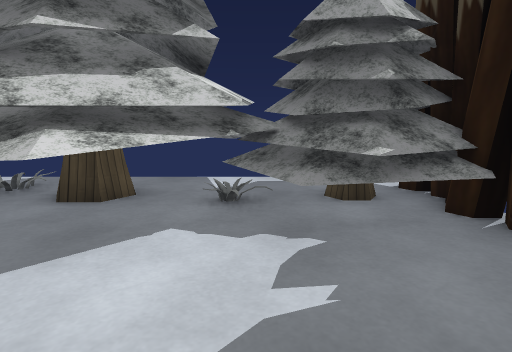
[1] (above)

15 first-person views from a walk through a 3-D level made in the Unity game engine. The camera is 1.5 m above the floor, tilts 8° down and sees 75° across. The floor is counted in squares, 1 m on a side. Each view is taken from the middle of a square. On the plan, view 1 faces up. The plan holds only what a view shows up to about 15 squares ahead; the rest is blank. The place goes on beyond the plan. The player is left out. Some surface patterns are stand-ins.

[2]
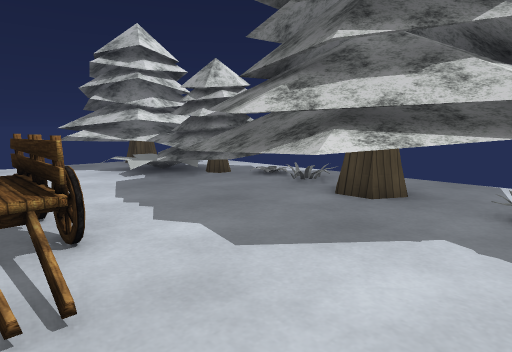

[3]
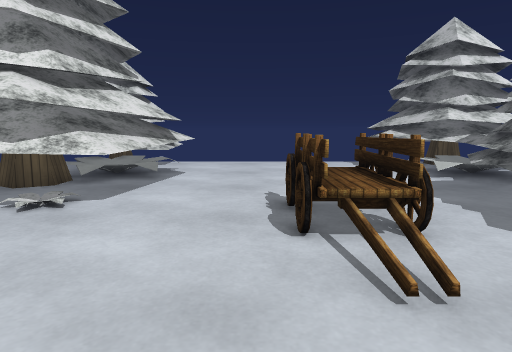

[4]
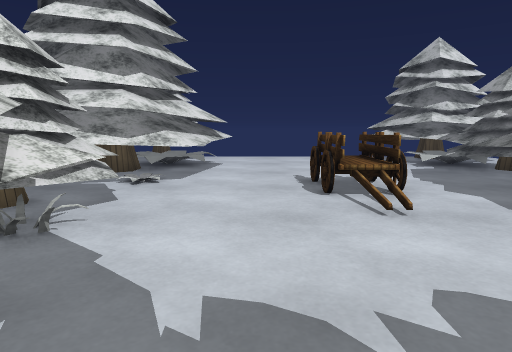

[5]
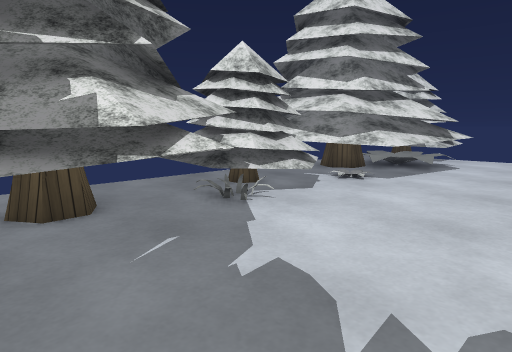

[6]
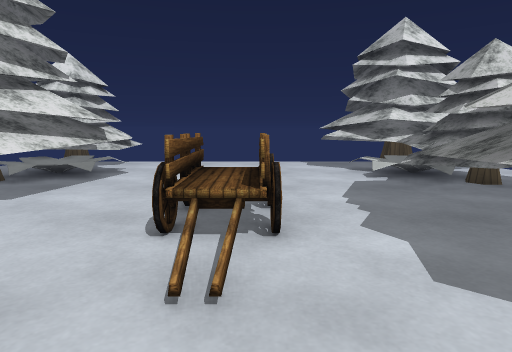

[7]
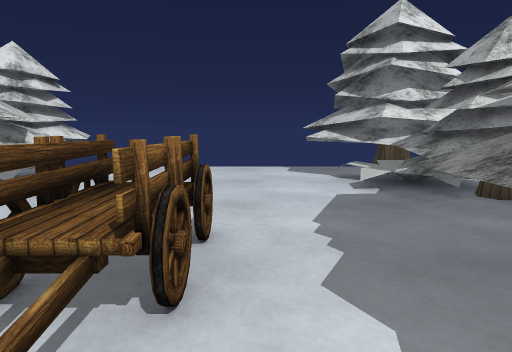

[8]
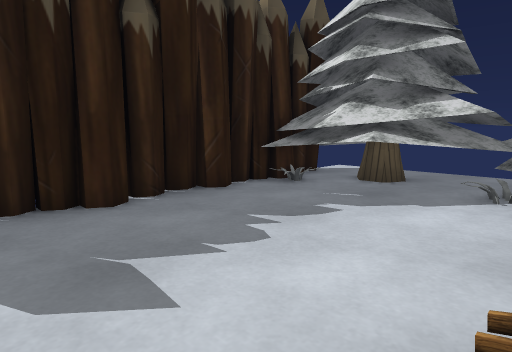

[9]
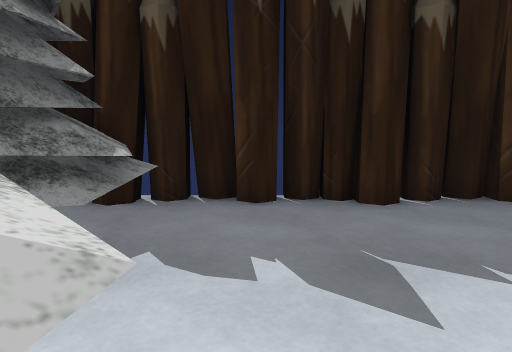

[10]
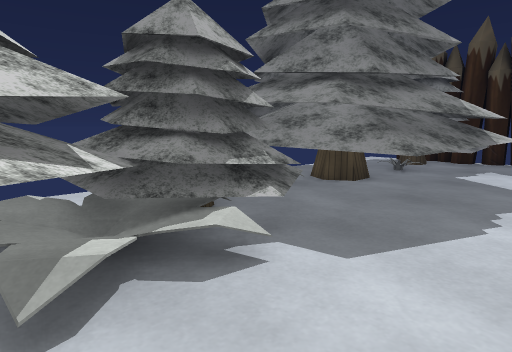

[11]
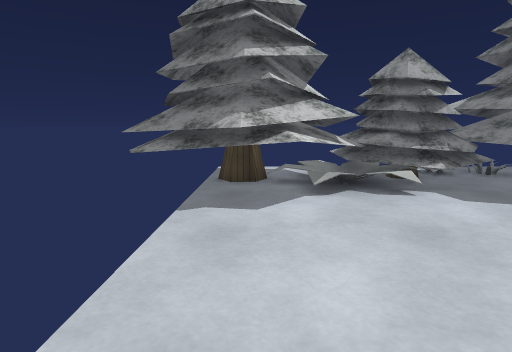

[12]
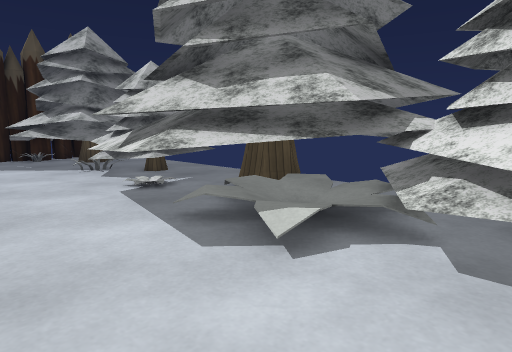

[13]
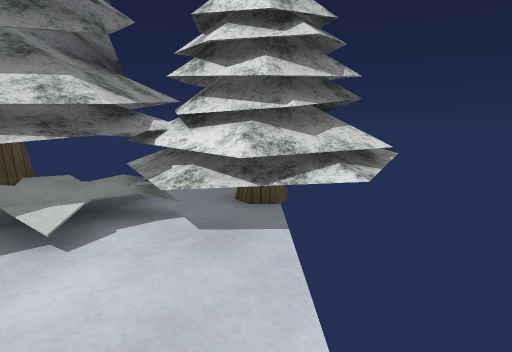

[14]
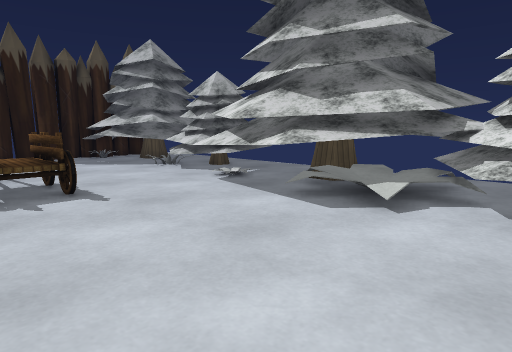

[15]
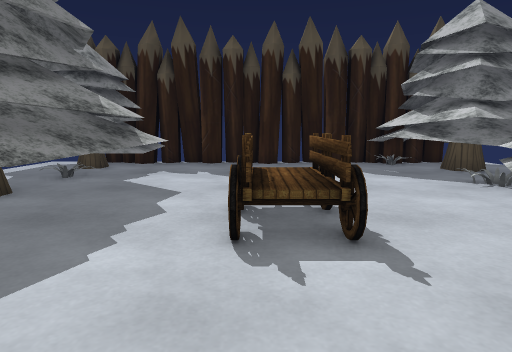

### Floor plan
Key: @ floor where view 1 was taken; # wall or solid block; . main floor; : floor 0.5 m higher than the main floor; = window, fence, low wall or low ledge; v drop or lower ground; T tree; C cart; P plant; O other object.
Columns run from 18 left of view 1 to 5 right of it. Each row starts with its distance up from view 1.
  9    TTTTvT OOT      T
  8  TTTTTTTTTOOT.TT. TTTTT
  7  TTTTTTTTTTTT.TT.TTTTTT
  6 =TTTTTTOTTTTT....TTTTTTO
  5  TTTTTTOT..TTTTTTT.TTT#O
  4  TTTTT......TTTTT.....#O
  3    ...................#O
  2    ...................#O
  1    ........#C#C.......#
  0    ........CCCC...@...OO
 -1    ...................#
 -2    ...................#
 -3    ....TT.............#O
 -4    ....TTTTTT.....TTTT#O
 -5  TTTT.TT.TTPP.TT.TTTTTTO
 -6  TTTTTTTT..PPTTTTTTTTTT
 -7 TTTTTTT:TT.TTTTTTTTTTT
 -8  TT TTT TT TTTTTTTTTT

Positions as (right, up) in squares from view 1, and headings:
1: (0, 0), facing up
2: (0, 0), facing up-left
3: (0, -1), facing left
4: (3, -2), facing left
5: (3, 0), facing down-left
6: (0, 1), facing left
7: (-2, 2), facing left
8: (-3, 3), facing down-right
9: (-3, 3), facing right
10: (-13, 2), facing up-right
11: (-14, -3), facing up
12: (-15, -1), facing down-right
13: (-15, 0), facing down
14: (-15, 2), facing down-right
15: (-11, 1), facing right
